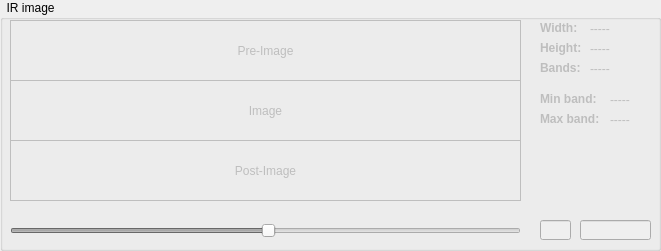
   <widget class="QGroupBox" name="groupBox_IRimages">
    <property name="geometry">
     <rect>
      <x>680</x>
      <y>290</y>
      <width>661</width>
      <height>251</height>
     </rect>
    </property>
    <property name="title">
     <string>  IR image  </string>
    </property>
    <widget class="QLabel" name="labIR_pre">
     <property name="enabled">
      <bool>false</bool>
     </property>
     <property name="geometry">
      <rect>
       <x>10</x>
       <y>20</y>
       <width>511</width>
       <height>61</height>
      </rect>
     </property>
     <property name="frameShape">
      <enum>QFrame::Box</enum>
     </property>
     <property name="text">
      <string>Pre-Image</string>
     </property>
     <property name="scaledContents">
      <bool>true</bool>
     </property>
     <property name="alignment">
      <set>Qt::AlignCenter</set>
     </property>
    </widget>
    <widget class="QLabel" name="labIR">
     <property name="enabled">
      <bool>false</bool>
     </property>
     <property name="geometry">
      <rect>
       <x>10</x>
       <y>80</y>
       <width>511</width>
       <height>61</height>
      </rect>
     </property>
     <property name="frameShape">
      <enum>QFrame::Box</enum>
     </property>
     <property name="text">
      <string>Image</string>
     </property>
     <property name="scaledContents">
      <bool>true</bool>
     </property>
     <property name="alignment">
      <set>Qt::AlignCenter</set>
     </property>
    </widget>
    <widget class="QSlider" name="horSlider_IR_band1">
     <property name="enabled">
      <bool>false</bool>
     </property>
     <property name="geometry">
      <rect>
       <x>10</x>
       <y>220</y>
       <width>511</width>
       <height>22</height>
      </rect>
     </property>
     <property name="sliderPosition">
      <number>50</number>
     </property>
     <property name="orientation">
      <enum>Qt::Horizontal</enum>
     </property>
    </widget>
    <widget class="QLineEdit" name="lineEdit_IR_band1">
     <property name="enabled">
      <bool>false</bool>
     </property>
     <property name="geometry">
      <rect>
       <x>580</x>
       <y>220</y>
       <width>71</width>
       <height>20</height>
      </rect>
     </property>
     <property name="alignment">
      <set>Qt::AlignCenter</set>
     </property>
     <property name="readOnly">
      <bool>true</bool>
     </property>
    </widget>
    <widget class="QLabel" name="label_5_IR">
     <property name="enabled">
      <bool>false</bool>
     </property>
     <property name="geometry">
      <rect>
       <x>540</x>
       <y>111</y>
       <width>61</width>
       <height>16</height>
      </rect>
     </property>
     <property name="font">
      <font>
       <weight>75</weight>
       <bold>true</bold>
       <kerning>false</kerning>
      </font>
     </property>
     <property name="text">
      <string>Max band:</string>
     </property>
    </widget>
    <widget class="QLabel" name="label_3_IR">
     <property name="enabled">
      <bool>false</bool>
     </property>
     <property name="geometry">
      <rect>
       <x>540</x>
       <y>60</y>
       <width>61</width>
       <height>16</height>
      </rect>
     </property>
     <property name="font">
      <font>
       <weight>75</weight>
       <bold>true</bold>
       <kerning>false</kerning>
      </font>
     </property>
     <property name="text">
      <string>Bands:</string>
     </property>
    </widget>
    <widget class="QLabel" name="label_1_IR">
     <property name="enabled">
      <bool>false</bool>
     </property>
     <property name="geometry">
      <rect>
       <x>540</x>
       <y>20</y>
       <width>61</width>
       <height>16</height>
      </rect>
     </property>
     <property name="font">
      <font>
       <weight>75</weight>
       <bold>true</bold>
       <kerning>false</kerning>
      </font>
     </property>
     <property name="text">
      <string>Width:</string>
     </property>
    </widget>
    <widget class="QLabel" name="label_2_IR">
     <property name="enabled">
      <bool>false</bool>
     </property>
     <property name="geometry">
      <rect>
       <x>540</x>
       <y>40</y>
       <width>61</width>
       <height>16</height>
      </rect>
     </property>
     <property name="font">
      <font>
       <weight>75</weight>
       <bold>true</bold>
       <kerning>false</kerning>
      </font>
     </property>
     <property name="text">
      <string>Height:</string>
     </property>
    </widget>
    <widget class="QLabel" name="label_4_IR">
     <property name="enabled">
      <bool>false</bool>
     </property>
     <property name="geometry">
      <rect>
       <x>540</x>
       <y>91</y>
       <width>61</width>
       <height>16</height>
      </rect>
     </property>
     <property name="font">
      <font>
       <weight>75</weight>
       <bold>true</bold>
       <kerning>false</kerning>
      </font>
     </property>
     <property name="text">
      <string>Min band:</string>
     </property>
    </widget>
    <widget class="QLabel" name="lab_IR_MinBand">
     <property name="enabled">
      <bool>false</bool>
     </property>
     <property name="geometry">
      <rect>
       <x>610</x>
       <y>90</y>
       <width>41</width>
       <height>20</height>
      </rect>
     </property>
     <property name="text">
      <string>-----</string>
     </property>
    </widget>
    <widget class="QLabel" name="lab_IR_MaxBand">
     <property name="enabled">
      <bool>false</bool>
     </property>
     <property name="geometry">
      <rect>
       <x>610</x>
       <y>110</y>
       <width>41</width>
       <height>20</height>
      </rect>
     </property>
     <property name="text">
      <string>-----</string>
     </property>
    </widget>
    <widget class="QLabel" name="lab_IR_Height">
     <property name="enabled">
      <bool>false</bool>
     </property>
     <property name="geometry">
      <rect>
       <x>590</x>
       <y>39</y>
       <width>41</width>
       <height>20</height>
      </rect>
     </property>
     <property name="text">
      <string>-----</string>
     </property>
    </widget>
    <widget class="QLabel" name="lab_IR_Bands">
     <property name="enabled">
      <bool>false</bool>
     </property>
     <property name="geometry">
      <rect>
       <x>590</x>
       <y>59</y>
       <width>41</width>
       <height>20</height>
      </rect>
     </property>
     <property name="text">
      <string>-----</string>
     </property>
    </widget>
    <widget class="QLabel" name="lab_IR_width">
     <property name="enabled">
      <bool>false</bool>
     </property>
     <property name="geometry">
      <rect>
       <x>590</x>
       <y>19</y>
       <width>41</width>
       <height>20</height>
      </rect>
     </property>
     <property name="text">
      <string>-----</string>
     </property>
    </widget>
    <widget class="QLineEdit" name="lineEdit_IR_idx1">
     <property name="enabled">
      <bool>false</bool>
     </property>
     <property name="geometry">
      <rect>
       <x>540</x>
       <y>220</y>
       <width>31</width>
       <height>20</height>
      </rect>
     </property>
    </widget>
    <widget class="QLabel" name="labIR_post">
     <property name="enabled">
      <bool>false</bool>
     </property>
     <property name="geometry">
      <rect>
       <x>10</x>
       <y>140</y>
       <width>511</width>
       <height>61</height>
      </rect>
     </property>
     <property name="frameShape">
      <enum>QFrame::Box</enum>
     </property>
     <property name="text">
      <string>Post-Image</string>
     </property>
     <property name="scaledContents">
      <bool>true</bool>
     </property>
     <property name="alignment">
      <set>Qt::AlignCenter</set>
     </property>
    </widget>
   </widget>
